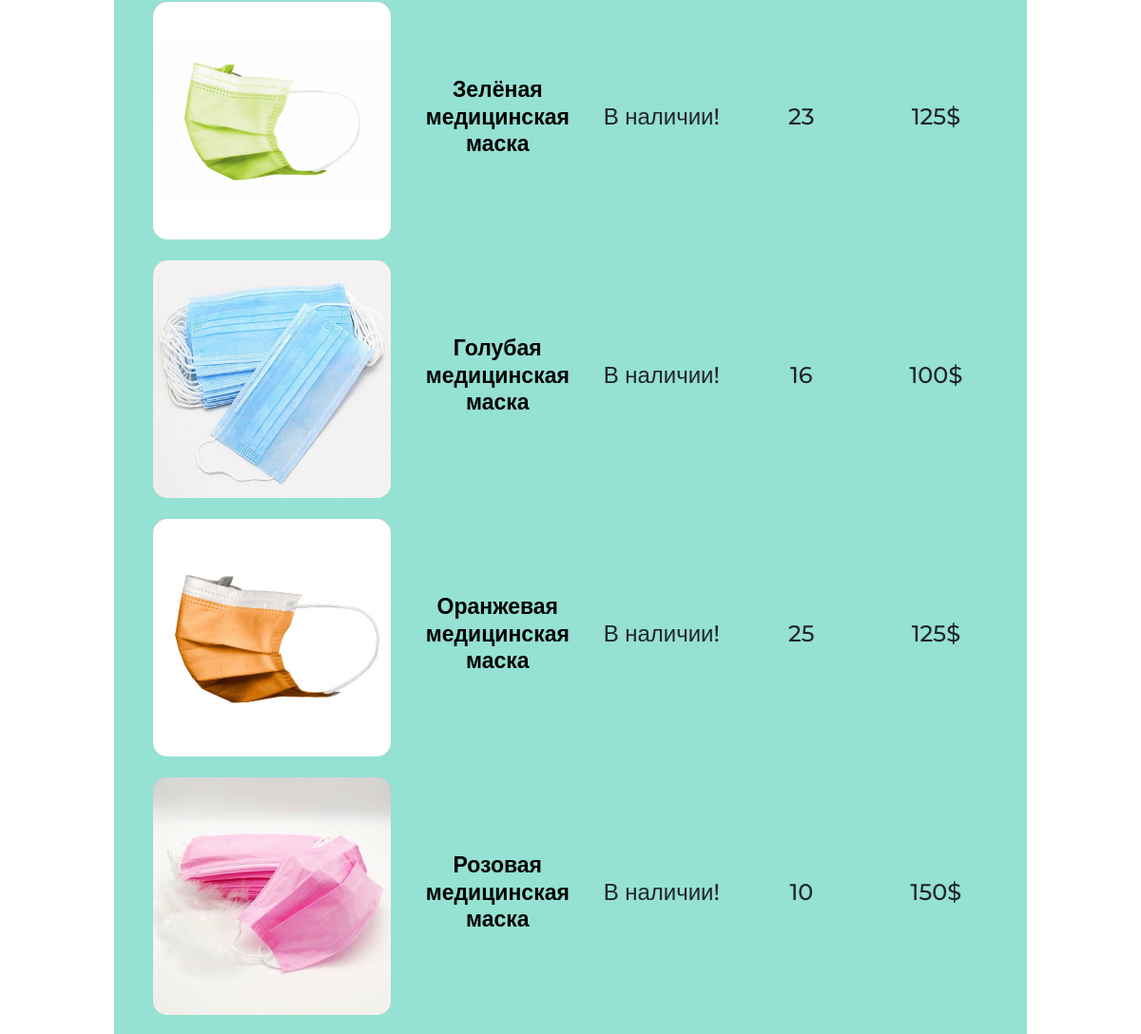
Before: / (middle part) with the older database file.
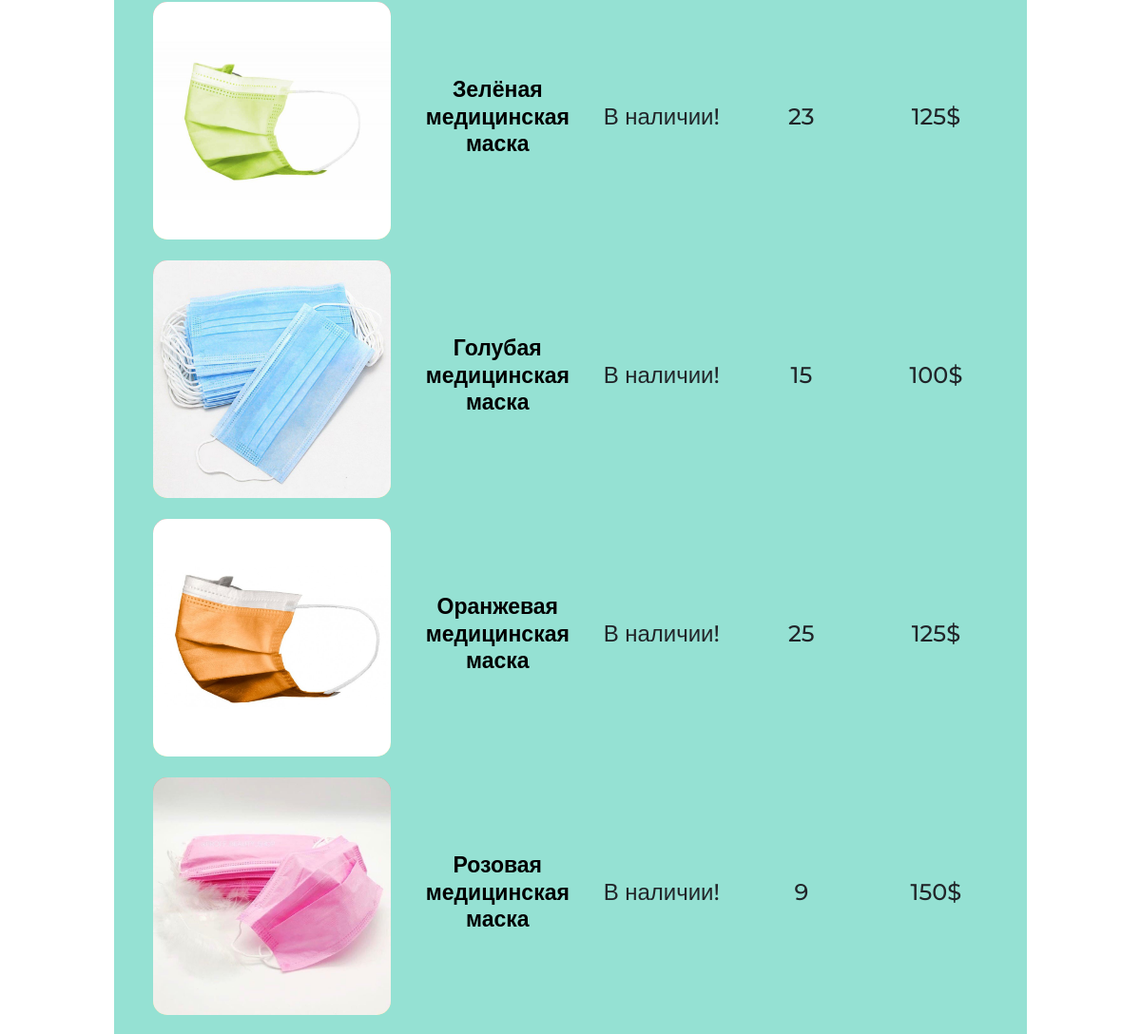
After: the same page with the newer database file.
### data/products.py (models this page shows, shortened)
class Products(SqlAlchemyBase, UserMixin, SerializerMixin):
    __tablename__ = 'products'
    id = sqlalchemy.Column(sqlalchemy.Integer, primary_key=True, autoincrement=True)
    title = sqlalchemy.Column(sqlalchemy.String, nullable=True)
    about = sqlalchemy.Column(sqlalchemy.String, nullable=True)
    price = sqlalchemy.Column(sqlalchemy.Integer, nullable=True)
    existence = sqlalchemy.Column(sqlalchemy.Boolean, default=True)
    still_have = sqlalchemy.Column(sqlalchemy.Integer, nullable=True)

### main.py (the view)
@app.route('/', methods=['GET', 'POST'])
def index():
    if current_user.is_authenticated:
        filename = get_profile_img()
    else:
        filename = 'profilem'
    if request.method == 'POST':
        session['tag'] = request.form['search']
        return redirect('/')
    all_product = find_products(session.get('tag', '').lower())
    if session.get('reverse', False):
        sim = '▲'
    else:
        sim = '▼'
    simp = simc = simn = simnal = ''
    pos = session.get('sort', 'none')
    if pos == 'price':
        all_product.sort(key=lambda x: x.price, reverse=session.get('reverse', False))
        simp = sim
    elif pos == 'nal':
        all_product.sort(key=lambda x: x.existence, reverse=session.get('reverse', False))
        simnal = sim
    elif pos == 'count':
        all_product.sort(key=lambda x: x.still_have, reverse=session.get('reverse', False))
        simc = sim
    elif pos == 'name':
        simn = sim
        all_product.sort(key=lambda x: x.title, reverse=session.get('reverse', False))
    else:
        shuffle(all_product)
    return render_template('index.html', basket_count=session.get('basket_count', 0),
                           title="CoolStore", tag=session.get('tag', ''), size=len(all_product),
                           filename=filename, product=all_product, simc=simc, simn=simn, simp=simp,
                           simnal=simnal)

### data/db_session.py (called while the page is built)
def create_session() -> Session:
    global __factory
    return __factory()

### main.py (called while the page is built)
def find_products(tag):
    sessions = db_session.create_session()
    all_products = sessions.query(products.Products).all()
    for item in all_products:
        if item.existence and item.still_have == 0:
            item.existence = 0
        elif not item.existence and item.still_have:
            item.existence = 1
    sessions.commit()
    sessions = db_session.create_session()
    all_products = sessions.query(products.Products).all()
    ans_products = list()
    for item in all_products:
        if item.existence and item.still_have == 0:
            item.existence = 0
        elif not item.existence and item.still_have:
            item.existence = 1
        title = item.title.lower()
        if tag in title or title in tag:
            ans_products.append(item)
    return ans_products

### templates/index.html (shortened to what this page needs)
{% extends "base.html" %}
{%block content %}
<div class="main">
    {% if size != 0 %}
    <table align="center" style="margin-top: 20px; width: 100%;
    border-spacing: 0px 20px; border-collapse: separate;">
        {% for item in product %}
        <tr>
            <td width="200" align="center"><a href="/product/{{ item.id }}">
                <div class="about__item">
                    <div class="about__img">
                        <img src="/static/img/product_icons/{{ item.id }}.jpg" width="250"
                             height="250" style="border-radius: 15px;">
                    </div>
                </div>
            </a></td>
            <td width="400"><h4 align="center"><a href="/product/{{ item.id }}" class="base_href">
                {{ item.title }}</a></h4></td>
            {% if item.existence == 1 %}
            <td width="200"><h4 align="center">В наличии!</h4></td>
            {% else %}
            <td width="200"><h4 align="center">Нет в наличии!</h4></td>
            {% endif %}
            <td width="200"><h4 align="center">{{ item.still_have }}</h4></td>
            <td width="200"><h4 align="center">{{ item.price }}$</h4></td>
        </tr>
        {% endfor %}
    </table>
    {% else %}
    <img src="/static/img/empty_search.jpeg" style="width: 100%">
    {% endif %}
</div>
{% endblock %}

### templates/base.html (shortened to what this page needs)
<!DOCTYPE html>
<html lang="en">
<head>
    <link rel="stylesheet" href="https://use.fontawesome.com/releases/v5.7.2/css/all.css"
>
    <link rel="stylesheet" href="../../static/css/style.css">
    <link rel="stylesheet"
          href="https://stackpath.bootstrapcdn.com/bootstrap/4.4.1/css/bootstrap.min.css"
>
    <link rel="stylesheet"
          href="https://maxcdn.bootstrapcdn.com/bootstrap/4.1.0/css/bootstrap.min.css">
    <link href="//maxcdn.bootstrapcdn.com/bootstrap/4.1.1/css/bootstrap.min.css" rel="stylesheet"
          id="bootstrap-css">
</head>
<body style="font-family: 'Montserrat', sans-serif;">
{% block content %}
{% endblock %}
</body>
</html>

### static/css/style.css (style rules this page uses)
img { border-radius: 5px; }
.main { border-radius: 15px; background: #95e1d3; margin-top: 100px; margin-left: 10%; margin-bottom: 1%; width: 80%; padding: 30px; }
.base_href { text-decoration: none; color: #000000; font-size: 23px; font-weight: 600; }
.about__item { width: 250px; position: relative; border-radius: 15px; background-color: #95e1d3; }
.about__img { border-radius: 15px; background: linear-gradient(to bottom, #f38181, #fce38a); transition: transform .2s linear; }
.about__img img { display: block; transition: opacity .1s linear; }

Changed rows visible on the page:
changed Products "Голубая медицинская маска": still_have "16" → "15"
changed Products "Розовая медицинская маска": still_have "10" → "9"
